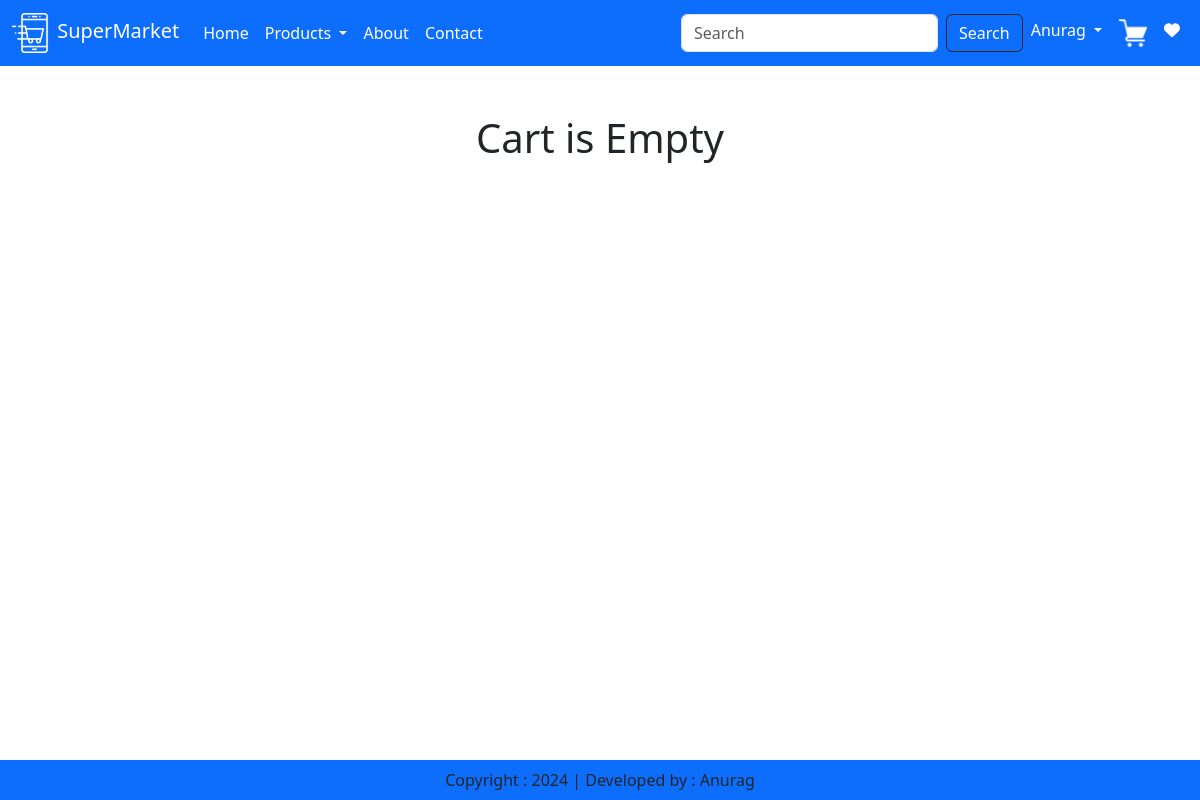
/cart/ (signed in), run on an earlier commit of the app's database.
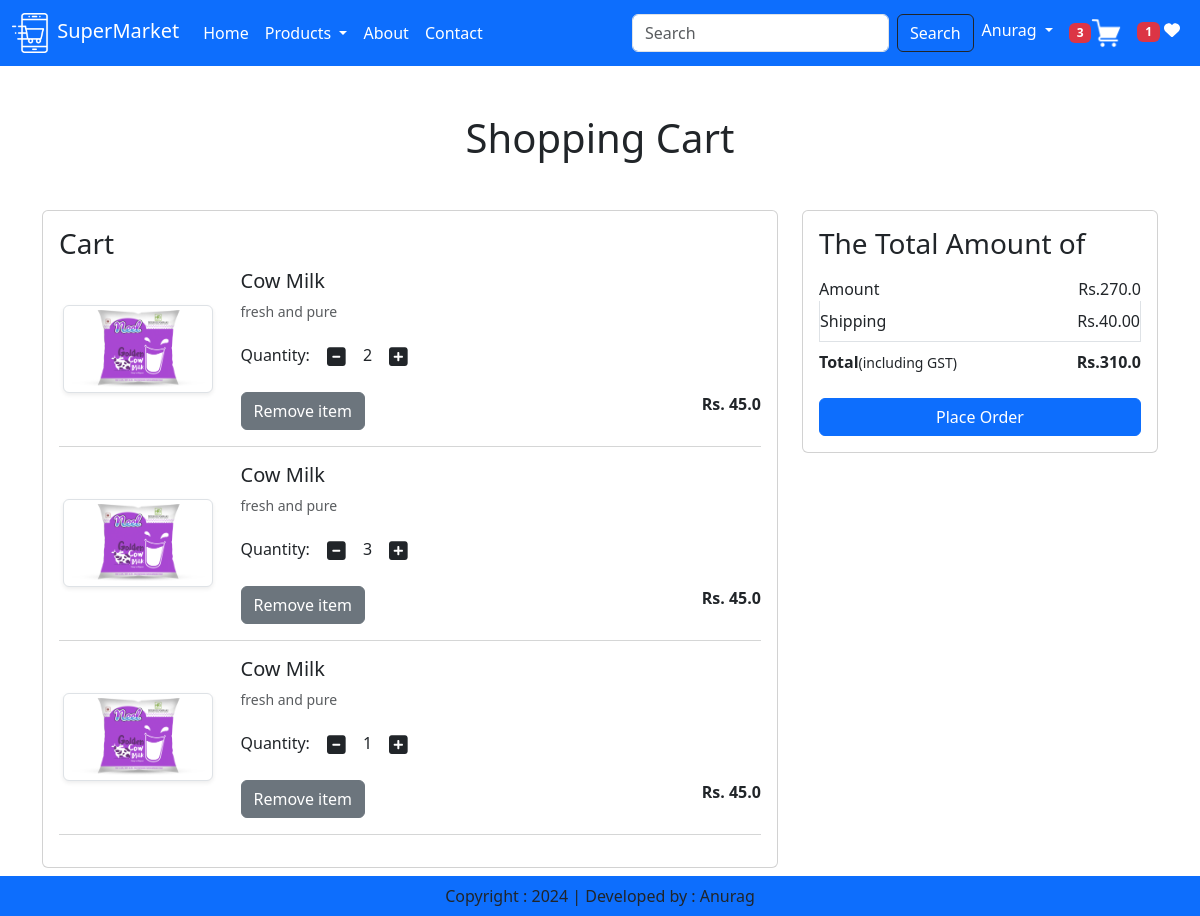
And on a later commit of the database.
### app/models.py (models this page shows, shortened)
class Cart(models.Model):
    user = models.ForeignKey(User,on_delete=models.CASCADE)
    product = models.ForeignKey(Product,on_delete=models.CASCADE)
    quantity = models.PositiveIntegerField(default=1)

class Product(models.Model):
    title = models.CharField(max_length=100)
    selling_price = models.FloatField()
    discounted_price = models.FloatField()
    description = models.TextField()
    composition = models.TextField(default='')
    prodapp = models.TextField(default='')
    category = models.CharField(choices=CATEGORY_CHOICES,max_length=2)
    product_image = models.ImageField(upload_to='product')

### app/views.py (the view)
# urls.py: path('cart/',views.show_cart, name='showcart'),
@login_required
def show_cart(request):
    user = request.user
    cart = Cart.objects.filter(user=user)
    amount = 0
    for p in cart:
        value = p.quantity * p.product.discounted_price
        amount = amount + value
    totalamount = amount + 40
    totalitem = 0
    wishitem = 0
    if request.user.is_authenticated:
        totalitem = len(Cart.objects.filter(user=request.user))
        wishitem = len(Wishlist.objects.filter(user=request.user))
    return render(request,'app/addtocart.html',locals())

### app/templates/app/addtocart.html (shortened to what this page needs)
{% extends "app/base.html" %}
{% load static %}
{% block main-content %}
  <div class="container my-5 ">
    <div class="row">
        {% if cart %}
          <h1 class="text-center mb-5">Shopping Cart</h1>
          <div class="col-sm-8">
            <div class="card">
                <div class="card-body">
                    <h3>Cart</h3>
                    {% for item in cart %}
                      <div class="row">
                        <div class="col-sm-3 text-center align-self-center"><img src="{{item.product.product_image.url}}" alt="" srcset="" class="img-fluid img-thumbnail shadow-sm" height="150" width="150" ></div>
                        <div class="col-sm-9">
                            <div>
                                <h5>{{item.product.title}}</h5>
                                <p class="mb-2 text-muted small" >{{item.product.description}}</p>
                                <div class="my-3">
                                    <label for="quantity">Quantity:</label>
                                    <a class="minus-cart btn" pid={{item.product.id}}><i class="fas fa-minus-square fa-lg" ></i></a>
                                        <span id="quantity" >{{item.quantity}}</span>
                                    <a class="plus-cart btn" pid={{item.product.id}}><i class="fas fa-plus-square fa-lg" ></i></a>
                                </div>
                                <div class="d-flex justify-content-between">
                                    <a href="#" class="remove-cart btn btm-sm btn-secondary mr-3" pid={{item.product.id}} >Remove item</a>
                                    <p class="mb-0" ><span><strong>Rs. {{item.product.discounted_price}}</strong></span></p>
                                </div>
                            </div>
                        </div>
                      </div>
                      <hr class="text-muted">
                    {% endfor %}
                </div>
            </div>
          </div>
          <div class="col-sm-4">
            <div class="card">
                <div class="card-body">
                    <h3>The Total Amount of</h3>
                    <ul class="list-group" >
                        <li class="list-group-item d-flex justify-content-between align-items-center border-0 px-0 pb-0">Amount<span id="amount">Rs.{{amount}}</span></li>
                        <li class="list-group-item d-flex justify-content-between align-items-center  px-0">Shipping<span>Rs.40.00</span></li>
                        <li class="list-group-item d-flex justify-content-between align-items-center border-0 px-0 mb-3">
                        <div>
                            <strong>Total</strong><small>(including GST)</small>
                        </div>
                        <span id="totalamount" ><strong>Rs.{{totalamount}}</strong></span>
                        </li>
                    </ul>
                    <div class="d-grid"><a href="{% url  'checkout' %}" class="btn btn-primary" >Place Order</a></div>
                </div>
            </div>
          </div>
          {% else %}
            <h1 class="text-center mb-5" >Cart is Empty</h1>
        {% endif %}
    </div>
  </div>
{% endblock main-content %}

### app/templates/app/base.html (shortened to what this page needs)
<!DOCTYPE html>
{% load static %}
<html lang="en">
<head>
    <link rel="stylesheet" href="https://cdn.jsdelivr.net/npm/bootstrap@5.3.3/dist/css/bootstrap.min.css">
    <link rel="stylesheet" href="{% static 'app/css/all.min.css' %}">
    <link rel="stylesheet" href="{% static 'app/css/owl.carousel.min.css' %}">
    <link rel="stylesheet" href="{% static 'app/css/style.css' %}">
</head>
<body>
    <nav class="navbar navbar-expand-lg bg-primary">
        <div class="container-fluid">
          <a class="navbar-brand  text-white" href="/"><img src="{% static 'app/images/banner/logo.png' %}" width="40px" alt="logo"> SuperMarket</a>
          <div class="collapse navbar-collapse" id="navbarSupportedContent">
            <ul class="navbar-nav me-auto mb-2 mb-lg-0">
              {% if request.user.is_authenticated %}
              <li class="nav-item">
                <a class="nav-link active text-white" aria-current="page" href="/">Home</a>
              </li>
              <li class="nav-item dropdown">
                <a class="nav-link dropdown-toggle text-white" href="#" role="button" data-bs-toggle="dropdown" aria-expanded="false">
                  Products
                </a>
              </li>
              <li class="nav-item">
                <a class="nav-link text-white" aria-current="page" href="{% url 'about' %}">About</a>
              </li>
              <li class="nav-item">
                <a class="nav-link text-white" aria-current="page" href="{% url 'contact' %}">Contact</a>
              </li>
            </ul>
            <form class="d-flex" role="search" action="/search">
              <input class="form-control me-2" type="search" placeholder="Search"
              name="search" aria-label="Search">
              <button class="btn btn-outline-dark text-white" type="submit">Search</button>
            </form>
          </div>
          <ul class="navbar-nav me-auto mb-2 mb-lg-0">
            <li class="nav-item dropdown">
              <a class="nav-link dropdown-toggle text-white" href="#" role="button" data-bs-toggle="dropdown" aria-expanded="false">
                Anurag
              </a>
            </li>
            <li class="nav-item">
              <a class="nav-link active text-white" aria-current="page" href="{% url 'showcart' %}">
              <span class=" badge bg-danger">{% if totalitem > 0 %}
                {{ totalitem }}
              {% endif %}</span><img src="{% static 'app/images/banner/cart.png' %}" width="30px" alt="cart"></a>
            </li>
            <li class="nav-item">
              <a class="nav-link active text-white" aria-current="page" href="{% url 'showwishlist' %}">
              <span class=" badge bg-danger">{% if wishitem > 0 %}
                {{ wishitem }}
              {% endif %}</span> <i class="fa fa-heart" ></i></a>
            </li>
            {% endif %}
          </ul>
        </div>
      </nav>
      {% block main-content %}{% endblock main-content %}
      <footer class="container-fluid fixed-bottom bg-primary text-center p-2 mt-5">
        Copyright : 2024 | Developed by : Anurag
      </footer>
</body>
</html>

What changed in the data, as far as the page shows it:
added Cart: product.product_image (picture), product "Cow Milk", product.description "fresh and pure", quantity "2", product.discounted_price "45.0"
added Cart: product.product_image (picture), product "Cow Milk", product.description "fresh and pure", quantity "3", product.discounted_price "45.0"
added Cart: product.product_image (picture), product "Cow Milk", product.description "fresh and pure", quantity "1", product.discounted_price "45.0"
Also different on the page:
{{ totalitem }}: (not shown) → "3"
{{ wishitem }}: (not shown) → "1"
{{ amount }}: (not shown) → "270.0"
{{ totalamount }}: (not shown) → "310.0"
text no longer shown: "Cart is Empty"
text now shown: "Shopping Cart Cart The Total Amount of Amount Rs. Shipping Rs.40.00 Total (including GST) Rs. Place Order"
